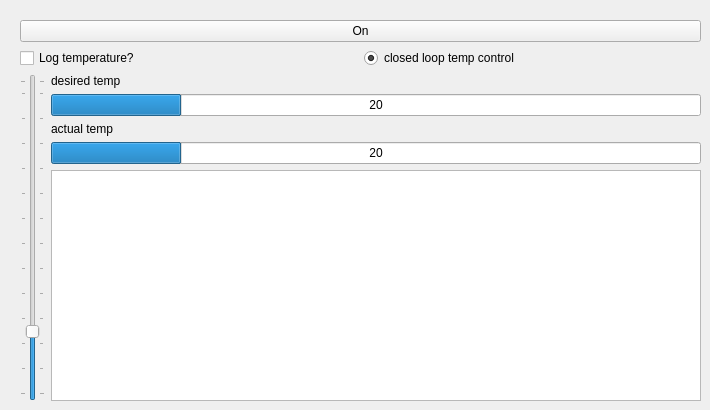
    <widget class="QWidget" name="peltier">
     <attribute name="title">
      <string>Peltier</string>
     </attribute>
     <widget class="QWidget" name="horizontalLayoutWidget">
      <property name="geometry">
       <rect>
        <x>20</x>
        <y>20</y>
        <width>681</width>
        <height>381</height>
       </rect>
      </property>
      <layout class="QHBoxLayout" name="horizontalLayout_2">
       <item>
        <layout class="QVBoxLayout" name="verticalLayout_12">
         <item>
          <widget class="QPushButton" name="peltonbutton">
           <property name="text">
            <string>On</string>
           </property>
           <property name="checkable">
            <bool>true</bool>
           </property>
          </widget>
         </item>
         <item>
          <layout class="QHBoxLayout" name="horizontalLayout_4">
           <item>
            <widget class="QCheckBox" name="logtempcheck">
             <property name="text">
              <string>Log temperature?</string>
             </property>
             <property name="autoRepeat">
              <bool>false</bool>
             </property>
             <property name="autoRepeatDelay">
              <number>1000</number>
             </property>
             <property name="autoRepeatInterval">
              <number>1000</number>
             </property>
            </widget>
           </item>
           <item>
            <widget class="QRadioButton" name="tempclosedloop">
             <property name="enabled">
              <bool>true</bool>
             </property>
             <property name="text">
              <string>closed loop temp control</string>
             </property>
             <property name="checkable">
              <bool>true</bool>
             </property>
             <property name="checked">
              <bool>true</bool>
             </property>
             <property name="autoRepeat">
              <bool>true</bool>
             </property>
             <property name="autoRepeatDelay">
              <number>500</number>
             </property>
             <property name="autoRepeatInterval">
              <number>500</number>
             </property>
            </widget>
           </item>
          </layout>
         </item>
         <item>
          <layout class="QHBoxLayout" name="horizontalLayout_3">
           <item>
            <widget class="QSlider" name="tempslider">
             <property name="minimum">
              <number>15</number>
             </property>
             <property name="maximum">
              <number>40</number>
             </property>
             <property name="singleStep">
              <number>1</number>
             </property>
             <property name="pageStep">
              <number>1</number>
             </property>
             <property name="value">
              <number>20</number>
             </property>
             <property name="orientation">
              <enum>Qt::Vertical</enum>
             </property>
             <property name="tickPosition">
              <enum>QSlider::TicksBothSides</enum>
             </property>
             <property name="tickInterval">
              <number>2</number>
             </property>
            </widget>
           </item>
           <item>
            <layout class="QVBoxLayout" name="verticalLayout_15">
             <item>
              <widget class="QLabel" name="desiredtemplabel">
               <property name="text">
                <string>desired temp</string>
               </property>
              </widget>
             </item>
             <item>
              <widget class="QProgressBar" name="desiredtempbar">
               <property name="minimum">
                <number>15</number>
               </property>
               <property name="maximum">
                <number>40</number>
               </property>
               <property name="value">
                <number>20</number>
               </property>
               <property name="alignment">
                <set>Qt::AlignCenter</set>
               </property>
               <property name="textVisible">
                <bool>true</bool>
               </property>
               <property name="orientation">
                <enum>Qt::Horizontal</enum>
               </property>
               <property name="textDirection">
                <enum>QProgressBar::BottomToTop</enum>
               </property>
               <property name="format">
                <string>%v</string>
               </property>
              </widget>
             </item>
             <item>
              <widget class="QLabel" name="actualtemplabel">
               <property name="text">
                <string>actual temp</string>
               </property>
              </widget>
             </item>
             <item>
              <widget class="QProgressBar" name="actualtempbar">
               <property name="minimum">
                <number>15</number>
               </property>
               <property name="maximum">
                <number>40</number>
               </property>
               <property name="value">
                <number>20</number>
               </property>
               <property name="alignment">
                <set>Qt::AlignCenter</set>
               </property>
               <property name="textVisible">
                <bool>true</bool>
               </property>
               <property name="orientation">
                <enum>Qt::Horizontal</enum>
               </property>
               <property name="textDirection">
                <enum>QProgressBar::BottomToTop</enum>
               </property>
               <property name="format">
                <string>%v</string>
               </property>
              </widget>
             </item>
             <item>
              <widget class="QGraphicsView" name="tempgraph">
               <property name="foregroundBrush">
                <brush brushstyle="NoBrush">
                 <color alpha="255">
                  <red>0</red>
                  <green>0</green>
                  <blue>0</blue>
                 </color>
                </brush>
               </property>
              </widget>
             </item>
            </layout>
           </item>
          </layout>
         </item>
        </layout>
       </item>
       <item>
        <layout class="QVBoxLayout" name="verticalLayout_11"/>
       </item>
      </layout>
     </widget>
    </widget>
